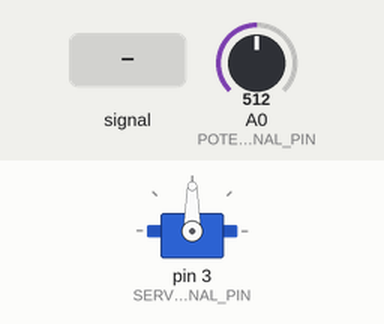
The sketch below on a simulated Arduino Uno, built with avr-gcc and run on an emulated ATmega328P. Shown: servo. Inputs (shaded band) come from the test bench; at power-on: A0 (POTENTIOMETER_SIGNAL_PIN) = 512. What the sketch prints to the serial monitor is not drawn.

Above: at 1.2 s.
1.3 s: A0 (POTENTIOMETER_SIGNAL_PIN) fed a 200 Hz sine of ±81 counts around its level
At 2.06 s:
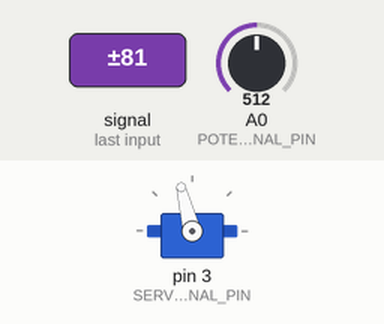
4.3 s: A0 (POTENTIOMETER_SIGNAL_PIN) set to 716
At 5.5 s:
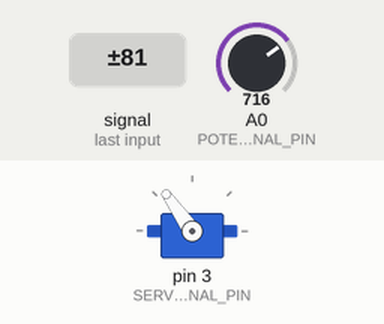
5.8 s: A0 (POTENTIOMETER_SIGNAL_PIN) fed a 1000 Hz sine of ±255 counts around its level
At 6.25 s:
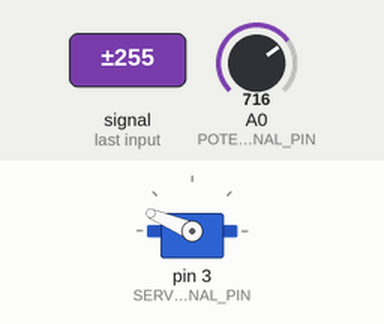
8.8 s: A0 (POTENTIOMETER_SIGNAL_PIN) set to 306
10.3 s: A0 (POTENTIOMETER_SIGNAL_PIN) fed a 2 Hz sine of ±306 counts around its level
At 10.46 s:
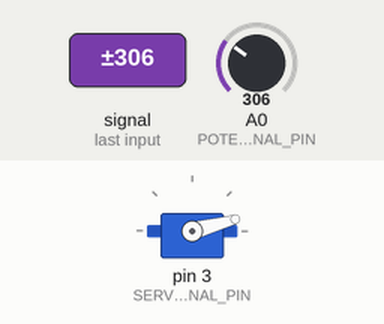
13.3 s: A0 (POTENTIOMETER_SIGNAL_PIN) set to 511
Timing chart, 0 to 15.8 s (numbered marks = the images above; inputs shaded):
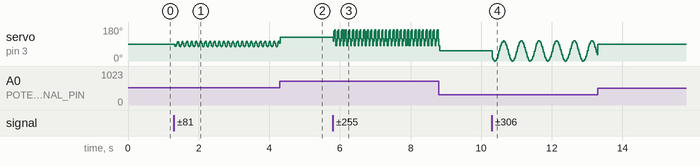

The sketch:

Firmware.ino
```cpp
#include "Global.h"

void setup()
{
	Serial.begin(9600);
	servo.attach(SERVO_SIGNAL_PIN);
	Serial.println("start");
}

void loop()
{
	int sample = potentiometer.read();
	Serial.println(sample);
	servo.write(map(sample,0,1024,0,180));
}
```

Global.cpp
```cpp
#include "Global.h"

Potentiometer potentiometer = Potentiometer(POTENTIOMETER_SIGNAL_PIN);
Servo servo;
```

Global.h
```cpp
#ifndef GLOBAL_H
#define GLOBAL_H

#include "Pins.h"

#include "Potentiometer.h"
#include "Servo.h"

extern Potentiometer potentiometer;
extern Servo servo;

#endif //GLOBAL_H
```

Potentiometer.cpp
```cpp
#include "Potentiometer.h"

Potentiometer::Potentiometer(int pin)
{
	analogPin = pin;
}

int Potentiometer::read()
{
	return analogRead(analogPin);
}
```

Potentiometer.h
```cpp
#ifndef POTENTIOMETER
#define POTENTIOMETER

#include "arduino.h"

class Potentiometer
{
	public:
		Potentiometer(int pin);
		int read();

	private:
		int analogPin;

};
#endif //POTENTIOMETER
```

Pins.h
```cpp
#ifndef PINS_H
#define PINS_H

/*Potentiometer*/
#define POTENTIOMETER_SIGNAL_PIN 		A0

/*Servo*/
#define SERVO_SIGNAL_PIN 	3

#endif //__PINS_H
```
